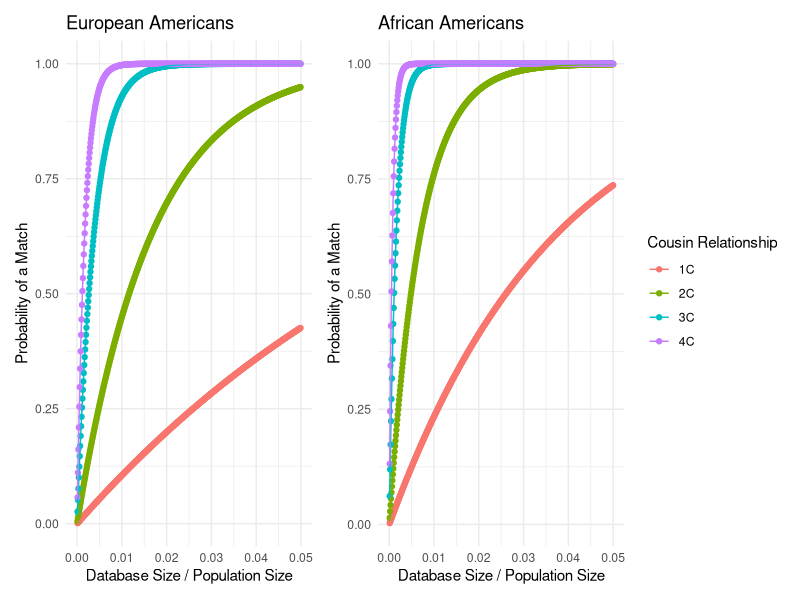
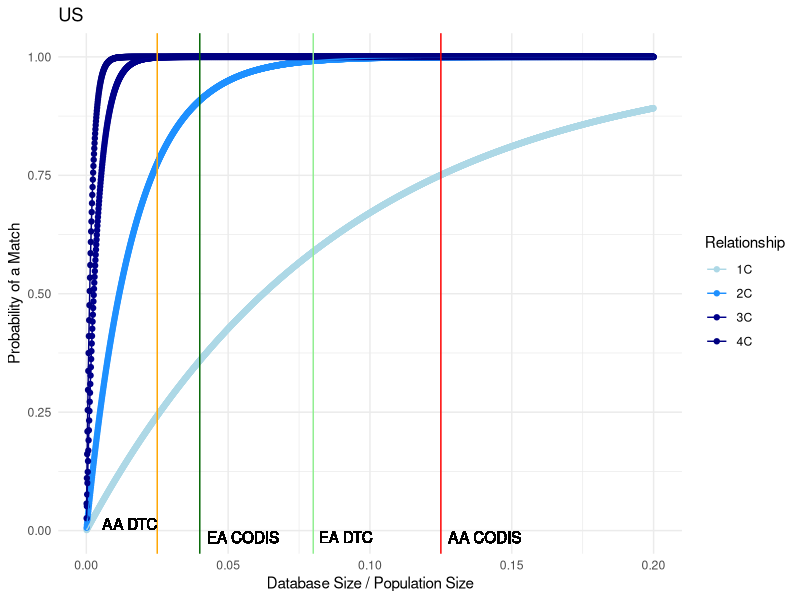
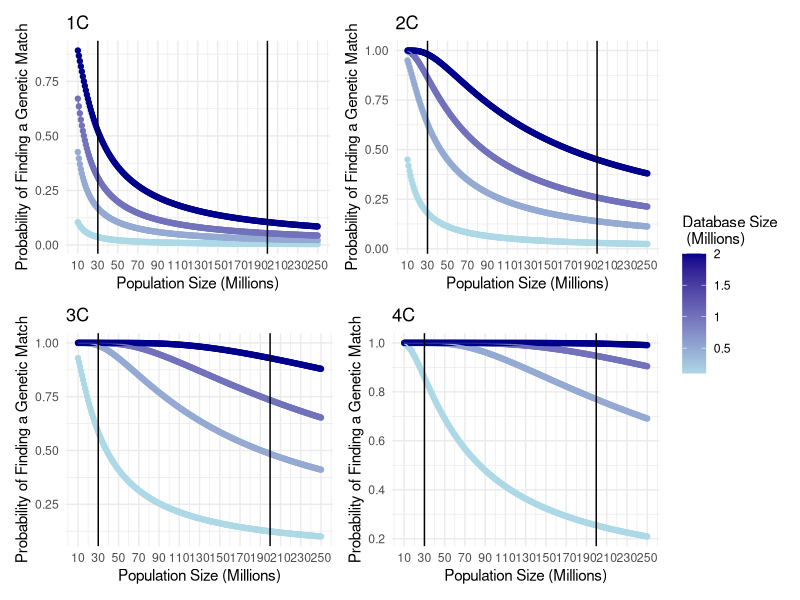
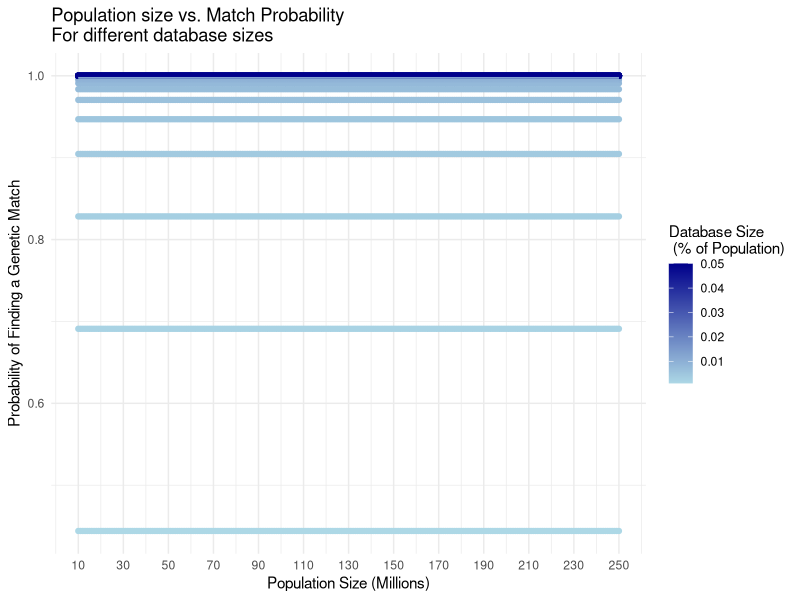
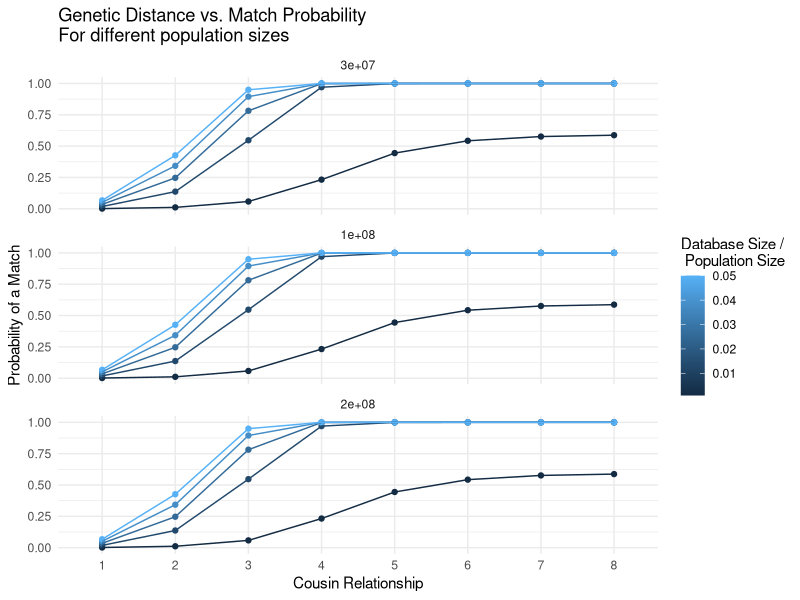
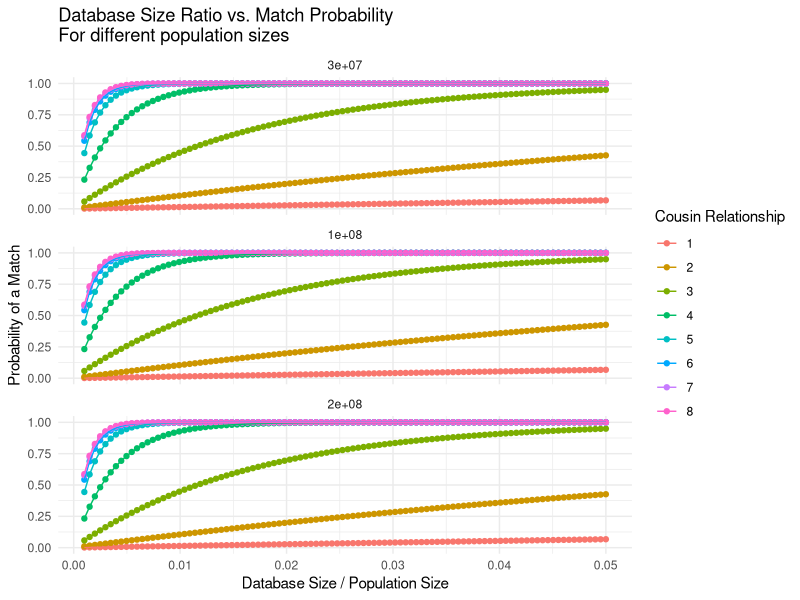
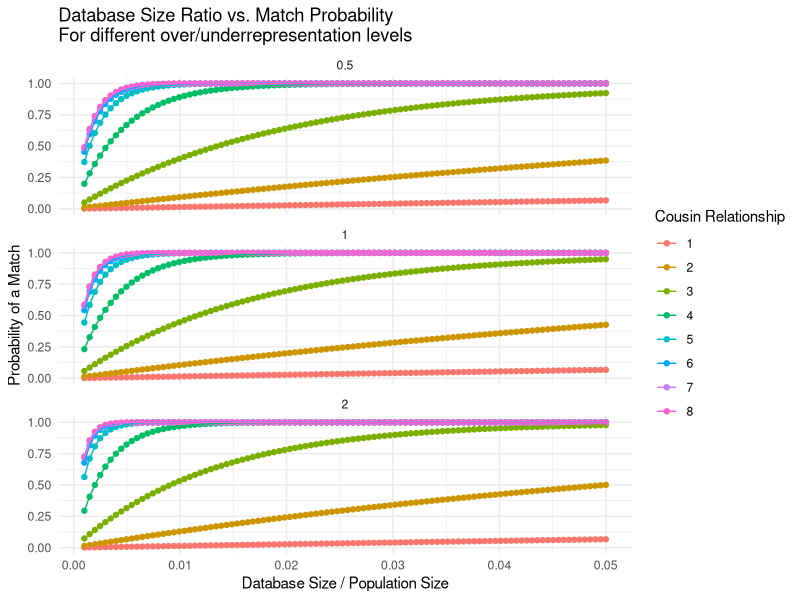
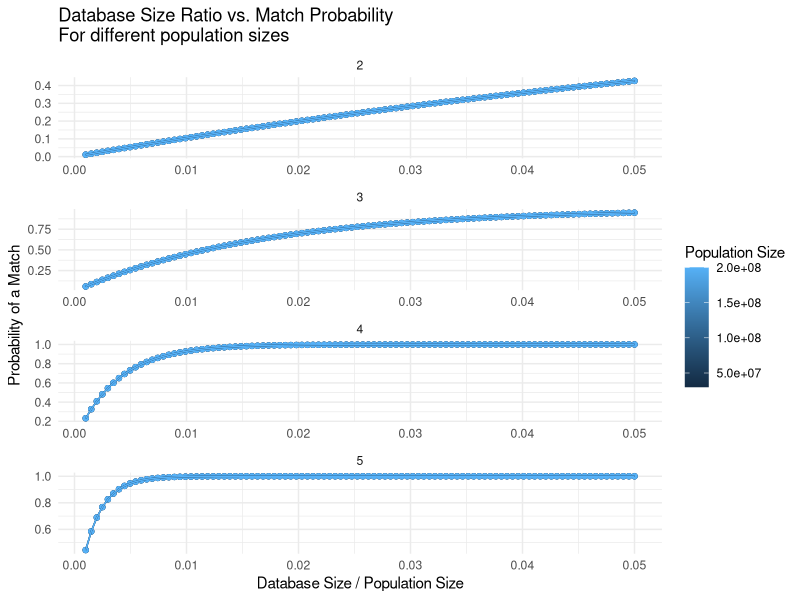

R code for these plots, in order:
## ---- chunk 1
# Load required packages
library(tidyverse)
library(patchwork)

knitr::opts_knit$set(root.dir = "..")
knitr::opts_chunk$set(eval = TRUE, echo = FALSE, fig.width = 7, fig.height = 6)

## ---- chunk 2

# Define genome size and number of chromosomes
genome_size = 35 
num_chrs = 22

# Function to calculate the probability of a match for direct relatives
p_match = function(g, m, min_num_seg)
{
  m = m / 100 # Convert m from cM to fraction
  f = exp(-2 * g * m) / 2^(2 * g - 2) # Calculate f value
  pr = 1 - pbinom(min_num_seg - 1, num_chrs + genome_size * 2 * g, f) # Calculate probability
  return(pr)
}

# Function to calculate the probability of a match for once removed relatives
p_match_or = function(g, m, min_num_seg) 
{
  m = m / 100 # Convert m from cM to fraction
  f = exp(-(2 * g + 1) * m) / 2^(2 * g - 1) # Calculate f value
  pr = 1 - pbinom(min_num_seg - 1, num_chrs + genome_size * (2 * g + 1), f) # Calculate probability
  return(pr)
}

# Function to calculate the coverage of the database
coverage = function(Ks, maxg, N_pop, r, m, min_num_seg, min_num_rel, rep_direct = rep(1, 10), rep_or = rep(1, 10))
{
  N = N_pop / 2 # Convert population size to couple size
  pr_succ = length(Ks) # Initialize the vector of probabilities of success
  
  # Loop through database sizes
  for (i in 1:length(Ks)) 
  {
    K = Ks[i] # Current database size
    K_same = round(K * (r / 2) / (1 + r / 2)) # Calculate the number of direct relatives
    K_or = round(K * 1 / (1 + r / 2)) # Calculate the number of once removed relatives
    
    # Initialize vectors for probability calculations
    p_no_coal = numeric(maxg) 
    p_coal = numeric(maxg)
    p_no_coal_or = numeric(maxg) 
    p_coal_or = numeric(maxg)
    Ns = N * (r / 2)^(-(1:(maxg + 1))) # Calculate Ns values
    tot_p = 0
    tot_p_or = 0
    
    # Loop through generations
    for (g in 1:maxg)
    {
      f = 2^(2 * g - 2) / Ns[g] # Calculate f value for direct relatives
      f_or = 2^(2 * g - 1) / Ns[g + 1] # Calculate f value for once removed relatives
      
      # Update probabilities
      if (g > 1) {
        p_coal[g] = p_no_coal[g - 1] * f
        p_no_coal[g] = p_no_coal[g - 1] * (1 - f)
        p_coal_or[g] = p_no_coal_or[g - 1] * f_or
        p_no_coal_or[g] = p_no_coal_or[g - 1] * (1 - f_or)
      } else {
        p_coal[g] = f 
        p_no_coal[g] = 1 - f 
        p_coal_or[g] = f_or 
        p_no_coal_or[g] = 1 - f_or
      }
      
      # Update total probabilities
      tot_p = tot_p + p_coal[g] * p_match(g, m, min_num_seg) * rep_direct[g] 
      if (g < maxg) {
        tot_p_or = tot_p_or + p_coal_or[g] * p_match_or(g, m, min_num_seg) * rep_or[g]
      } 
    }

    # Calculate probability of no success
    pr_no_succ = 0
    for (n in 0:(min_num_rel - 1)) 
    {
      for (n_or in 0:n) 
      {
        pr_no_succ = pr_no_succ + dbinom(n_or, K_or, tot_p_or) * dbinom(n - n_or, K_same, tot_p)
      }
    }
    
    # Calculate the probability of success
    pr_succ[i] = 1 - pr_no_succ
  }
  
  return(pr_succ)
}

# Ks: A vector of database sizes
# maxg: Maximum relatedness to consider (1: sibs, 2: 1st cousins, 3: 2nd cousins...)
# N: Population size

# r: Mean number of children per mating pair (=per family), so 2 for a constant size population, >2 for expanding population, <1 for contracting population
# m: Maximum length in cM of a detectable segment
# min_num_seg: Minimum number of segments to declare a match
# min_num_rel: Minimum number of detected matches (=relatives) to declare success of identification


## ---- chunk 3
library(ggplot2)
library(ggrepel)

generate_plot <- function(rep_direct, rep_or, N_pop, name) {
  N = N_pop # population size
  num_K = 10000 # number of data points between 0 to 1 
  m = 6 # minimal cM
  min_num_seg = 2 # number of segments
  r = 2.5 # number of kids per couple
  Ks = round(seq(from=N/num_K, to=N, length.out=num_K))
  
  c1 = coverage(Ks, maxg = 2, N_pop, r, m, min_num_seg = 2, min_num_rel = 1, rep_direct = rep_direct, rep_or = rep_or)
  c2 = coverage(Ks, maxg = 3, N_pop, r, m, min_num_seg = 2, min_num_rel = 1, rep_direct = rep_direct, rep_or = rep_or)
  c3 = coverage(Ks, maxg = 4, N_pop, r, m, min_num_seg = 2, min_num_rel = 1, rep_direct = rep_direct, rep_or = rep_or)
  c4 = coverage(Ks, maxg = 5, N_pop, r, m, min_num_seg = 2, min_num_rel = 1, rep_direct = rep_direct, rep_or = rep_or)
  
  # Combine the data points into a single data frame
  plot_data <- data.frame(Ks = rep(Ks, 4),
                          Coverage = c(c1, c2, c3, c4),
                          Relationship = factor(rep(c("1C", "2C", "3C", "4C"), each = num_K)))
  
  # Calculate database size as a proportion of the population size
  plot_data$Ks_proportion <- plot_data$Ks / N
  
  # Filter out rows with missing values and ensure x-axis limits are respected
  plot_data <- plot_data[complete.cases(plot_data) & plot_data$Ks_proportion <= 0.05,]
  
  # Find the optimal point for labels
  optimal_x <- mean(plot_data$Ks_proportion)
  plot_data$optimal_label <- abs(plot_data$Ks_proportion - optimal_x) < 0.0001
  
  # Create a ggplot2 plot
  p <- ggplot(plot_data, aes(x = Ks_proportion, y = Coverage, color = Relationship, group = Relationship)) +
    geom_point() +
    geom_line() +
    scale_x_continuous(breaks = seq(0, 0.05, 0.01), limits = c(0, 0.05)) +
    labs(title = name,
         x = "Database Size / Population Size",
         y = "Probability of a Match",
         color = "Cousin Relationship") +
    theme_minimal() +
    theme(legend.position = "right") 
    # geom_text_repel(data = subset(plot_data, optimal_label), 
    #                 aes(label = Relationship, x = Ks_proportion, y = Coverage),
    #                 box.padding = unit(0.5, "lines"),
    #                 point.padding = unit(0.5, "lines"),
    #                 nudge_x = 0.005,
    #                 nudge_y = 0.005,
    #                 show.legend = FALSE)
  
  # Display the plot
  p
}

## ---- chunk 4

rep_direct_ea = rep(1, 10)
rep_or_ea = rep(1, 10)
N_pop_ea_1990 = 199686070

ea_fig <- generate_plot(rep_direct_ea, rep_or_ea, N_pop_ea_1990, "European Americans")



## ---- chunk 5

rep_direct_aa = rep(2.4, 10)
rep_or_aa = rep(2.4, 10)
N_pop_aa_1990 = 29986060

aa_fig <- generate_plot(rep_direct_aa, rep_or_aa, N_pop_aa_1990, "African Americans")

library(patchwork)
(ea_fig + aa_fig) + plot_layout(guides = "collect")
## ---- chunk 6

generate_plot2 <- function(rep_direct, rep_or, N_pop, name) {
  N = N_pop
  num_K = 10000
  m = 6
  min_num_seg = 2
  r = 2.5
  Ks = round(seq(from=N/num_K, to=N, length.out=num_K))
  
  c1 = coverage(Ks, maxg = 2, N_pop, r, m, min_num_seg = 2, min_num_rel = 1, rep_direct = rep_direct, rep_or = rep_or)
  c2 = coverage(Ks, maxg = 3, N_pop, r, m, min_num_seg = 2, min_num_rel = 1, rep_direct = rep_direct, rep_or = rep_or)
  c3 = coverage(Ks, maxg = 4, N_pop, r, m, min_num_seg = 2, min_num_rel = 1, rep_direct = rep_direct, rep_or = rep_or)
  c4 = coverage(Ks, maxg = 5, N_pop, r, m, min_num_seg = 2, min_num_rel = 1, rep_direct = rep_direct, rep_or = rep_or)
  
  plot_data <- data.frame(Ks = rep(Ks, 4),
                          Coverage = c(c1, c2, c3, c4),
                          Relationship = factor(rep(c("1C", "2C", "3C", "4C"), each = num_K)))
  
  plot_data$Ks_proportion <- plot_data$Ks / N
  
  plot_data <- plot_data[complete.cases(plot_data) & plot_data$Ks_proportion <= 0.2,]
  
  min_coverage <- min(plot_data$Coverage, na.rm = TRUE) # calculate the minimum coverage
  
  p <- ggplot(plot_data, aes(x = Ks_proportion, y = Coverage, color = Relationship, group = Relationship)) +
    geom_point() +
    geom_line() +
    geom_vline(xintercept = 0.025, color = "orange", show.legend = FALSE) +
    geom_vline(xintercept = 0.125, color = "red", show.legend = FALSE) +
    geom_vline(xintercept = 0.08, color = "lightgreen", show.legend = FALSE) +
    geom_vline(xintercept = 0.04, color = "darkgreen", show.legend = FALSE) +
    geom_text(aes(x = 0.025, label = "AA DTC"), y = min_coverage, hjust = 1, vjust = 0, show.legend = FALSE, color = "black") +
    geom_text(aes(x = 0.125, label = "AA CODIS"), y = min_coverage, hjust = -0.1, vjust = 1.1, show.legend = FALSE, color = "black") +
    geom_text(aes(x = 0.08, label = "EA DTC"), y = min_coverage, hjust = -0.1, vjust = 1.1, show.legend = FALSE, color = "black") +
    geom_text(aes(x = 0.04, label = "EA CODIS"), y = min_coverage, hjust = -0.1, vjust = 1.1, show.legend = FALSE, color = "black") +
    scale_color_manual(values = c("1C" = "#ADD8E6", "2C" = "#1E90FF", "3C" = "#00008B", "4C" = "#000080")) + 
    labs(title = name,
         x = "Database Size / Population Size",
         y = "Probability of a Match",
         color = "Relationship") +
    theme_minimal()
  
  p
}

## ---- chunk 7

rep_direct_ea = rep(1, 10)
rep_or_ea = rep(1, 10)
N_pop_1990 = 2.5e8

combo_fig <- generate_plot2(rep_direct_ea, rep_or_ea, N_pop_1990, "US")

combo_fig



## ---- chunk 8

plot_PopVsDB <- function(name, maxg, rep_direct = rep(1, 10), rep_or = rep(1, 10)) {
  m = 6 #minimal cM
  min_num_seg = 2 #number of segments
  r = 2.5 #number of kids per couple

  population_sizes <- seq(from = 10000000, to = 250000000, by = 1000000)
  database_sizes <- c(100000, 500000, 1000000, 2000000)
  results <- list()

  for (db_size in database_sizes) {
    result <- numeric()
    for (N_pop in population_sizes) {
      Ks = db_size
      cov <- coverage(Ks, maxg = maxg, N_pop, r, m, min_num_seg = 2, min_num_rel = 1, rep_direct = rep_direct, rep_or = rep_or)
      result <- c(result, cov[length(cov)])
    }
    results[[as.character(db_size)]] <- result
  }

  plot_data <- data.frame(Population = rep(population_sizes, length(database_sizes)),
                          Coverage = unlist(results),
                          DatabaseSize = rep(database_sizes, each = length(population_sizes)))

  p <- ggplot(plot_data, aes(x = Population, y = Coverage, color = DatabaseSize, group = DatabaseSize)) +
    geom_point() +
    geom_line() +
    labs(title = name,
         x = "Population Size (Millions)",
         y = "Probability of Finding a Genetic Match",
         color = "Database Size\n (Millions)") +
    theme_minimal() +
    theme(legend.position = "right") +
    scale_x_continuous(labels = function(x) x / 1e6, breaks = seq(10e6, 250e6, 20e6)) +
    scale_color_gradient(low = "lightblue", high = "darkblue", labels = function(x) x / 1e6)+
    geom_vline(xintercept = c(N_pop_aa_1990, N_pop_ea_1990))

  p
}


# Example usage
plt_1c <- plot_PopVsDB(name = "1C", maxg = 2)
plt_2c <- plot_PopVsDB(name = "2C", maxg = 3)
plt_3c <- plot_PopVsDB(name = "3C", maxg = 4)
plt_4c <- plot_PopVsDB(name = "4C", maxg = 5)

((plt_1c + plt_2c)/(plt_3c + plt_4c)) + plot_layout(guides = "collect")




## ---- chunk 9
library(ggplot2)

generate_plot <- function(name, rep_direct = rep(1, 10), rep_or = rep(1, 10)) {
  m = 6 #minimal cM
  min_num_seg = 2 #number of segments
  r = 2.5 #number of kids per couple

  population_sizes <- seq(from = 10000000, to = 250000000, by = 1000000)
  db_percentage <- seq(from = 0.001, to = 0.05, by = 0.001)
  results <- list()

  for (percent in db_percentage) {
    result <- numeric()
    for (N_pop in population_sizes) {
      Ks = round(N_pop * percent)
      cov <- coverage(Ks, maxg = 5, N_pop, r, m, min_num_seg = 2, min_num_rel = 1, rep_direct = rep_direct, rep_or = rep_or)
      result <- c(result, cov[length(cov)])
    }
    results[[as.character(percent)]] <- result
  }

  plot_data <- data.frame(Population = rep(population_sizes, length(db_percentage)),
                          Coverage = unlist(results),
                          DatabasePercentage = rep(db_percentage, each = length(population_sizes)))

  p <- ggplot(plot_data, aes(x = Population, y = Coverage, color = DatabasePercentage, group = DatabasePercentage)) +
    geom_point() +
    geom_line() +
    labs(title = name,
         x = "Population Size (Millions)",
         y = "Probability of Finding a Genetic Match",
         color = "Database Size\n (% of Population)") +
    theme_minimal() +
    theme(legend.position = "right") +
    scale_x_continuous(labels = function(x) x / 1e6, breaks = seq(10e6, 250e6, 20e6)) +
    scale_color_gradientn(colors = colorRampPalette(c("lightblue", "darkblue"))(length(db_percentage)))

  p
}

# Example usage
generate_plot(name = "Population size vs. Match Probability \nFor different database sizes")

## ---- chunk 10
library(ggplot2)

generate_plot <- function(rep_direct, rep_or, population_sizes, name) {
  num_K = 10000 # number of data points between 0 to 1
  m = 6 # minimal cM
  min_num_seg = 2 # number of segments
  r = 2.5 # number of kids per couple
  relationships <- 1:8
  db_prop_range <- seq(from=0.001, to=0.05, length.out=5)

  plot_data <- data.frame()

  for (N_pop in population_sizes) {
    Ks = round(seq(from=N_pop/num_K, to=N_pop, length.out=num_K))
    for (db_prop in db_prop_range) {
      db_size <- round(N_pop * db_prop)
      c_relationship <- sapply(relationships, function(maxg) {
        coverage(db_size, maxg, N_pop, r, m, min_num_seg = 2, min_num_rel = 1, rep_direct = rep_direct, rep_or = rep_or)
      })
      temp_data <- data.frame(Population = N_pop,
                              Relationship = factor(relationships),
                              Coverage = c_relationship,
                              DatabaseProportion = db_prop)
      plot_data <- rbind(plot_data, temp_data)
    }
  }

  p <- ggplot(plot_data, aes(x = Relationship, y = Coverage, color = DatabaseProportion, group = DatabaseProportion)) +
    geom_point() +
    geom_line() +
    labs(title = name,
         x = "Cousin Relationship",
         y = "Probability of a Match",
         color = "Database Size /\n Population Size") +
    theme_minimal() +
    theme(legend.position = "right") +
    facet_wrap(~ Population, ncol = 1)

  p
}

# Example usage
generate_plot(rep_direct = rep(1, 10), rep_or = rep(1, 10), population_sizes = c(30e6, 100e6, 200e6), name = "Genetic Distance vs. Match Probability \nFor different population sizes")


## ---- chunk 11
library(ggplot2)

generate_plot <- function(rep_direct, rep_or, population_sizes, name) {
  num_K = 10000 # number of data points between 0 to 1
  m = 6 # minimal cM
  min_num_seg = 2 # number of segments
  r = 2.5 # number of kids per couple
  relationships <- 1:8
  db_prop_range <- seq(from=0.001, to=0.05, length.out=100)

  plot_data <- data.frame()

  for (N_pop in population_sizes) {
    Ks = round(seq(from=N_pop/num_K, to=N_pop, length.out=num_K))
    for (db_prop in db_prop_range) {
      db_size <- round(N_pop * db_prop)
      c_relationship <- sapply(relationships, function(maxg) {
        coverage(db_size, maxg, N_pop, r, m, min_num_seg = 2, min_num_rel = 1, rep_direct = rep_direct, rep_or = rep_or)
      })
      temp_data <- data.frame(Population = N_pop,
                              Relationship = factor(relationships),
                              Coverage = c_relationship,
                              DatabaseProportion = db_prop)
      plot_data <- rbind(plot_data, temp_data)
    }
  }

  p <- ggplot(plot_data, aes(x = DatabaseProportion, y = Coverage, color = Relationship, group = Relationship)) +
    geom_point() +
    geom_line() +
    labs(title = name,
         x = "Database Size / Population Size",
         y = "Probability of a Match",
         color = "Cousin Relationship") +
    theme_minimal() +
    theme(legend.position = "right") +
    facet_wrap(~ Population, ncol = 1)

  p
}

# Example usage
generate_plot(rep_direct = rep(1, 10), rep_or = rep(1, 10), population_sizes = c(30e6, 100e6, 200e6), name = "Database Size Ratio vs. Match Probability \nFor different population sizes")


## ---- chunk 12
library(ggplot2)

generate_plot <- function(rep_direct, rep_or, overrepresentation_factors, name) {
  num_K = 10000 # number of data points between 0 to 1
  m = 6 # minimal cM
  min_num_seg = 2 # number of segments
  r = 2.5 # number of kids per couple
  relationships <- 1:8
  db_prop_range <- seq(from=0.001, to=0.05, length.out=100)
  N_pop <- 100000000 # population size

  plot_data <- data.frame()

  for (factor in overrepresentation_factors) {
    modified_rep_or <- rep_or * factor
    Ks = round(seq(from=N_pop/num_K, to=N_pop, length.out=num_K))
    for (db_prop in db_prop_range) {
      db_size <- round(N_pop * db_prop)
      c_relationship <- sapply(relationships, function(maxg) {
        coverage(db_size, maxg, N_pop, r, m, min_num_seg = 2, min_num_rel = 1, rep_direct = rep_direct, rep_or = modified_rep_or)
      })
      temp_data <- data.frame(OverrepresentationFactor = factor,
                              Relationship = factor(relationships),
                              Coverage = c_relationship,
                              DatabaseProportion = db_prop)
      plot_data <- rbind(plot_data, temp_data)
    }
  }

  p <- ggplot(plot_data, aes(x = DatabaseProportion, y = Coverage, color = Relationship, group = Relationship)) +
    geom_point() +
    geom_line() +
    labs(title = name,
         x = "Database Size / Population Size",
         y = "Probability of a Match",
         color = "Cousin Relationship") +
    theme_minimal() +
    theme(legend.position = "right") +
    facet_wrap(~ OverrepresentationFactor, ncol = 1)

  p
}

# Example usage
generate_plot(rep_direct = rep(1, 10), rep_or = rep(1, 10), overrepresentation_factors = c(0.5, 1, 2), name = "Database Size Ratio vs. Match Probability \nFor different over/underrepresentation levels")


## ---- chunk 13
library(ggplot2)

generate_plot <- function(rep_direct, rep_or, population_sizes, name) {
  num_K = 10000 # number of data points between 0 to 1
  m = 6 # minimal cM
  min_num_seg = 2 # number of segments
  r = 2.5 # number of kids per couple
  relationships <- 2:5
  db_prop_range <- seq(from=0.001, to=0.05, length.out=100)

  plot_data <- data.frame()

  for (N_pop in population_sizes) {
    Ks = round(seq(from=N_pop/num_K, to=N_pop, length.out=num_K))
    for (db_prop in db_prop_range) {
      db_size <- round(N_pop * db_prop)
      c_relationship <- sapply(relationships, function(maxg) {
        coverage(db_size, maxg, N_pop, r, m, min_num_seg = 2, min_num_rel = 1, rep_direct = rep_direct, rep_or = rep_or)
      })
      temp_data <- data.frame(PopulationSize = N_pop,
                              Relationship = factor(relationships),
                              Coverage = c_relationship,
                              DatabaseProportion = db_prop)
      plot_data <- rbind(plot_data, temp_data)
    }
  }

  p <- ggplot(plot_data, aes(x = DatabaseProportion, y = Coverage, color = PopulationSize, group = PopulationSize)) +
    geom_point() +
    geom_line() +
    labs(title = name,
         x = "Database Size / Population Size",
         y = "Probability of a Match",
         color = "Population Size") +
    theme_minimal() +
    theme(legend.position = "right") +
    facet_wrap(~ Relationship, ncol = 1, scales = "free")

  p
}

# Example usage
generate_plot(rep_direct = rep(1, 10), rep_or = rep(1, 10), population_sizes = c(30000000, 100000000, 200000000), name = "Database Size Ratio vs. Match Probability \nFor different population sizes")


## ---- chunk 14
library(ggplot2)

generate_plot <- function(rep_direct, rep_or, N_pop, name) {
  num_K = 10000 # number of data points between 0 to 1
  m = 6 # minimal cM
  min_num_seg = 2 # number of segments
  r = 2.5 # number of kids per couple
  relationships <- 1:8
  db_prop_range <- seq(from=0.001, to=0.05, length.out=100)

  plot_data <- data.frame()

  Ks = round(seq(from=N_pop/num_K, to=N_pop, length.out=num_K))
  for (db_prop in db_prop_range) {
    db_size <- round(N_pop * db_prop)
    c_relationship <- sapply(relationships, function(maxg) {
      coverage(db_size, maxg, N_pop, r, m, min_num_seg = 2, min_num_rel = 1, rep_direct = rep_direct, rep_or = rep_or)
    })
    temp_data <- data.frame(PopulationSize = N_pop,
                            Relationship = relationships,
                            Coverage = c_relationship,
                            DatabaseProportion = db_prop)
    plot_data <- rbind(plot_data, temp_data)
  }

  p <- ggplot(plot_data, aes(x = DatabaseProportion, y = Coverage, color = Relationship, group = Relationship)) +
    geom_point() +
    geom_line() +
    scale_color_gradient(low = "lightblue", high = "darkblue") +
    labs(title = name,
         x = "Database Size / Population Size",
         y = "Probability of a Match",
         color = "Cousin Relationship") +
    theme_minimal() +
    theme(legend.position = "right")

  p
}

# Example usage
ea <- generate_plot(rep_direct = rep(1, 10), rep_or = rep(1, 10), N_pop = N_pop_ea_1990, name = "European American (pop size)")

aa <- generate_plot(rep_direct = rep(1, 10), rep_or = rep(1, 10), N_pop = N_pop_aa_1990, name = "African American (pop size)")

(ea + aa)+plot_layout(guides = "collect")


